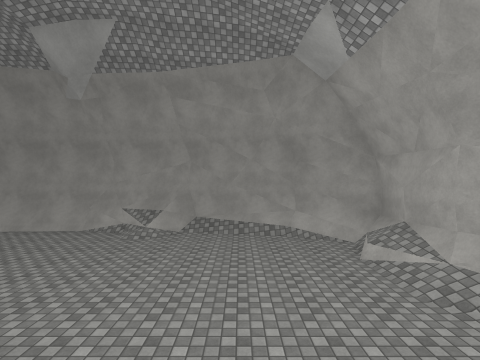
[1] (above)

12 first-person views from a walk through a scene from a Unity 3-D project. The camera is 1.4 m above the floor, looks level and sees 85° across. Doors are open. The floor is counted in squares, 2 m on a side. Each view is taken from the middle of a square. On the plan, view 1 faces up. The plan holds only what a view shows up to about 9 squares ahead; the rest is blank. The place goes on beyond the plan. Some animated figures are not drawn. Surface patterns are stand-ins for the level's own textures.

[2]
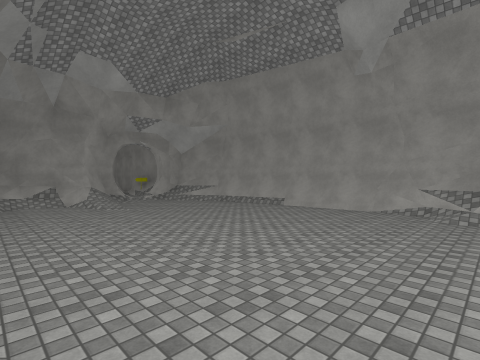

[3]
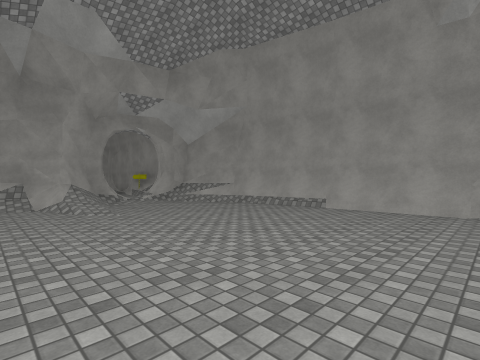

[4]
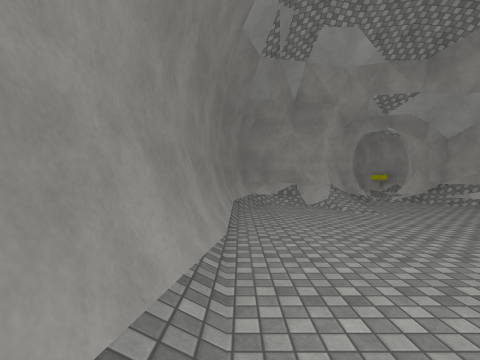

[5]
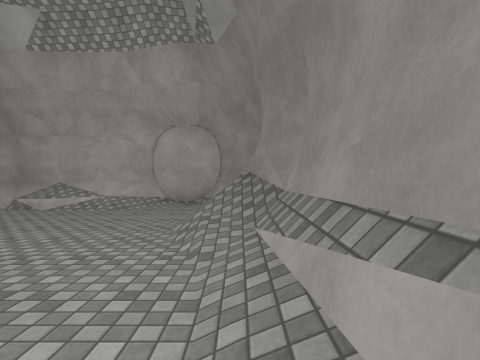

[6]
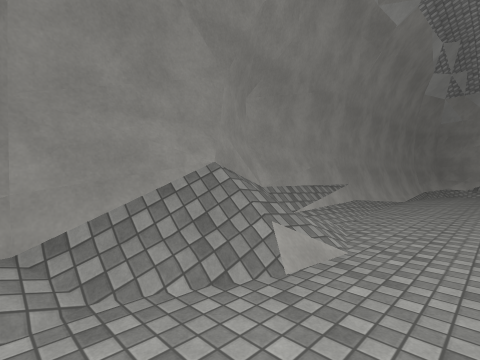

[7]
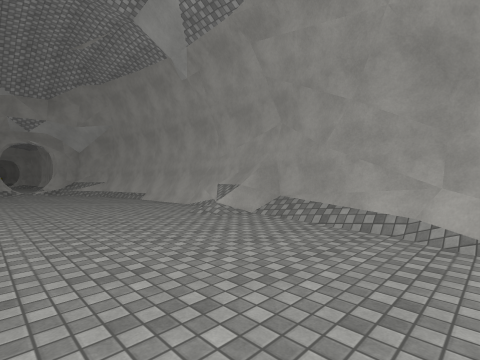

[8]
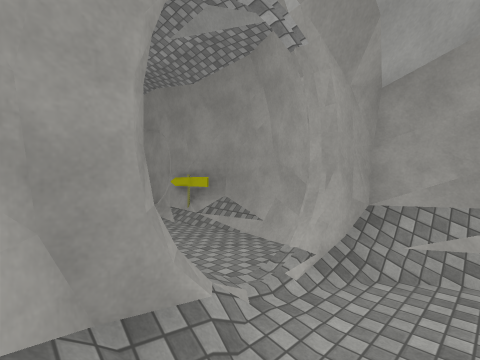

[9]
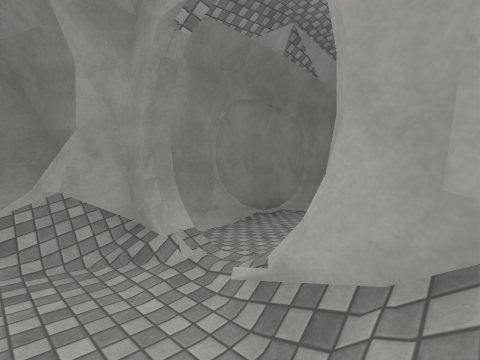

[10]
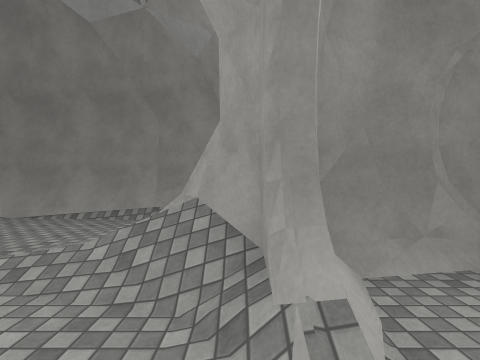

[11]
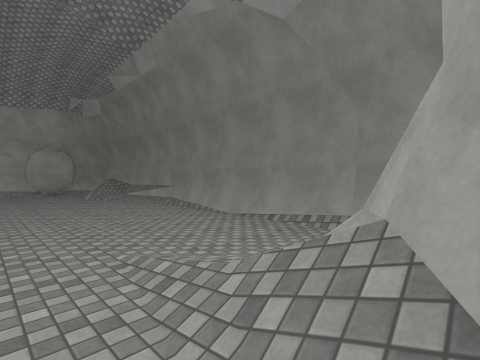

[12]
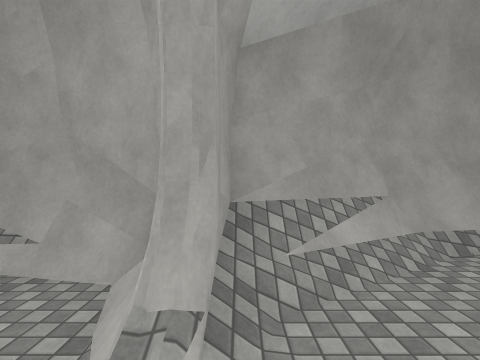

### Floor plan
Key: @ floor where view 1 was taken; # wall or solid block; . floor; / step, stairs or slope; = window, fence, low wall or low ledge.
Columns run from 15 left of view 1 to 4 right of it. Each row starts with its distance up from view 1.
  8       ###########
  7 #######//..//#//###
  6 =.##/.............#
  5  .//..............#
  4  .//..............#
  3 ####//............##
  2   ##/............./#
  1   #/.........../../#
  0   ###///.//////@/###
 -1     ##############

Positions as (right, up) in squares from view 1, and headings:
1: (0, 0), facing up
2: (-2, 0), facing up-left
3: (-4, 1), facing up-left
4: (-4, 0), facing left
5: (-4, 0), facing right
6: (2, 2), facing down-left
7: (2, 3), facing up-left
8: (-11, 3), facing up-left
9: (-11, 6), facing down-left
10: (-12, 5), facing down
11: (-12, 4), facing down-right
12: (-12, 4), facing up
